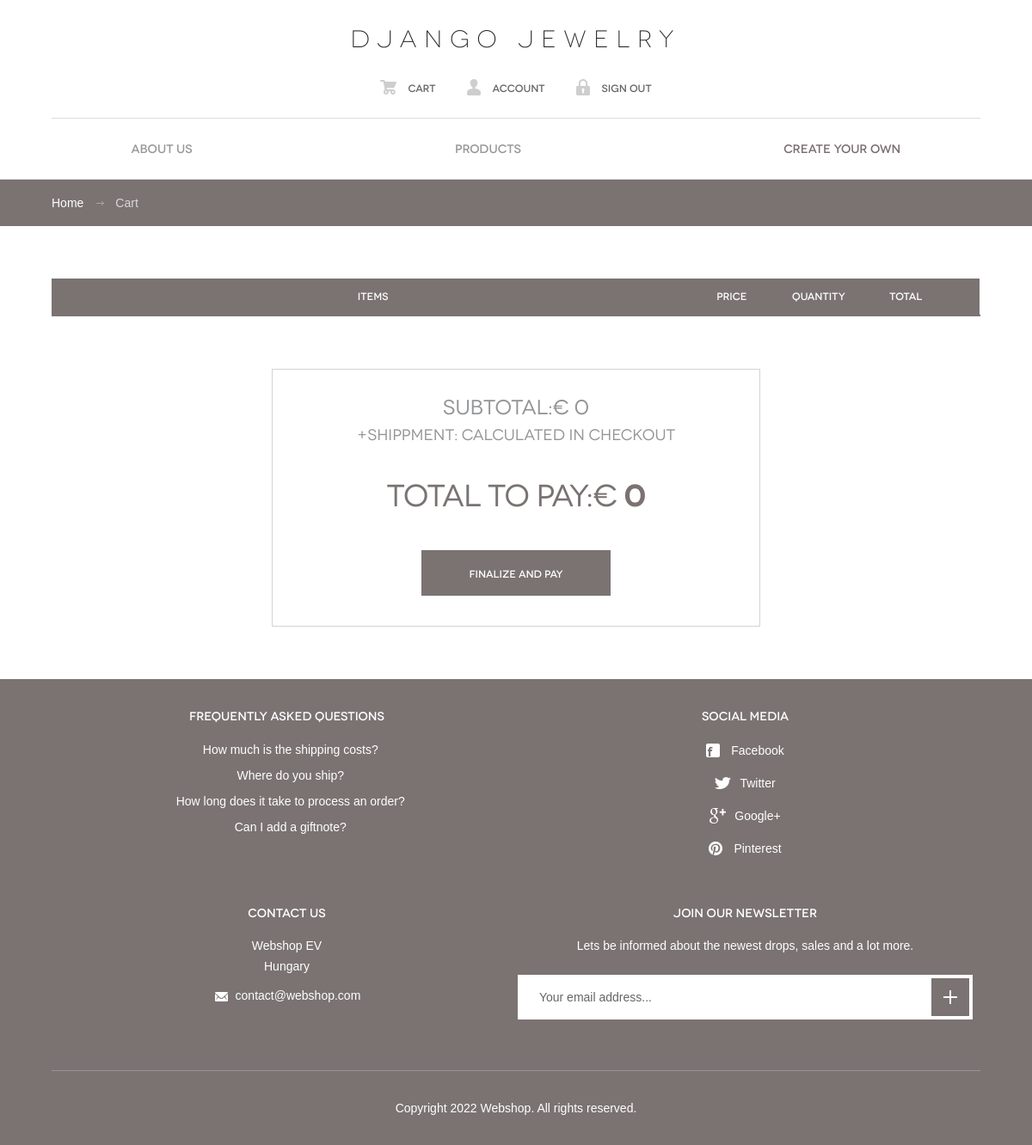
Page /cart/ (signed in) on the earlier database version.
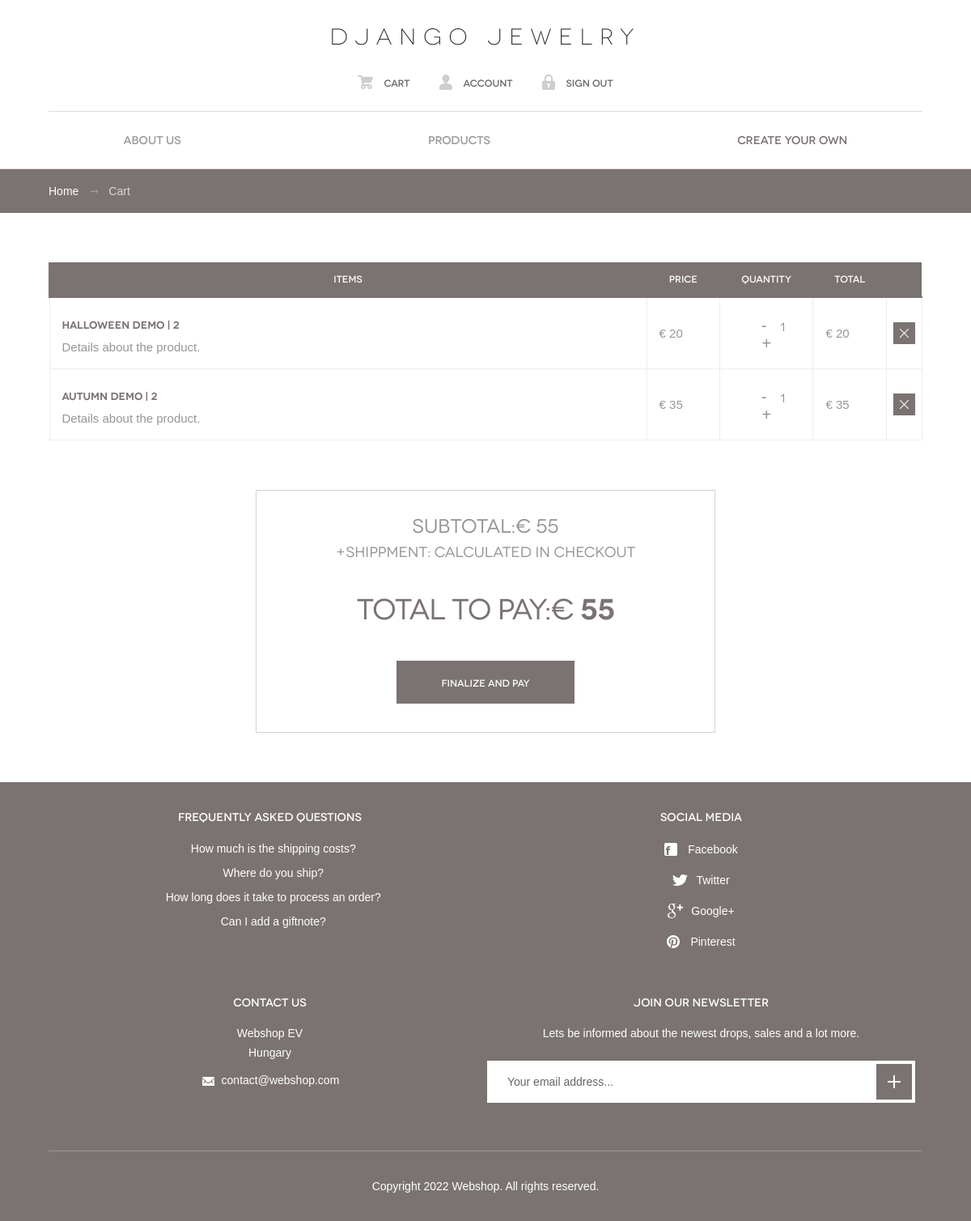
Same page on the later database version.
### home/models.py (models this page shows, shortened)
class CartItem(models.Model):
    id = models.UUIDField(primary_key=True, default=uuid.uuid4, editable= True)
    user = models.ForeignKey(User, on_delete=models.CASCADE)
    Jewelry = models.ForeignKey(Jewelry, on_delete=models.CASCADE)
    quantity = models.IntegerField(default=1)
    totalprice = models.IntegerField(default=0)

class Jewelry(models.Model):
    views = models.IntegerField(default=0)
    id = models.UUIDField(primary_key=True, default=uuid.uuid4, editable= False)
    topics = models.ForeignKey(Topic, on_delete=models.SET_NULL, null=True)
    color = models.ManyToManyField(Color)
    tag = models.ManyToManyField(Tag)
    name = models.CharField(max_length=80)
    description = models.TextField(null=True, blank=True)
    imagemain = models.ImageField(upload_to="Jewelry_banners/", default="static/images/icons/user.svg", blank=False)
    image2 = models.ImageField(upload_to="Jewelry_banners/", default="static/images/icons/user.svg", blank=True)
    image3 = models.ImageField(upload_to="Jewelry_banners", default="static/images/icons/user.svg", blank=True)
    image4 = models.ImageField(upload_to="Jewelry_banners", default="static/images/icons/user.svg", blank=True)
    image5 = models.ImageField(upload_to="Jewelry_banners", default="static/images/icons/user.svg", blank=True)
    image6 = models.ImageField(upload_to="Jewelry_banners", default="static/images/icons/user.svg", blank=True)
    price = models.IntegerField(default=0)
    newcoming = models.BooleanField(default=True)
    updated = models.DateTimeField(auto_now=True)
    created = models.DateField(auto_now_add=True)
    class Meta:
        ordering = ['-updated', '-created']

### home/views.py (the view)
# urls.py: path('cart/', views.cart, name="cart"),
@login_required(login_url='login')
def cart(request):
    cart_items = CartItem.objects.filter(user=request.user)
    price = 0
    for cart_item in cart_items:
        price += cart_item.totalprice
    context = {'cart_items':cart_items, 'price':price}
    return render(request, 'home/cart.html', context)

### home/templates/home/cart.html (shortened to what this page needs)
{% extends 'main.html' %}
{% block content %}
	<div id="breadcrumbs">
		<div class="container content-container">
			<ul>
				<li><a href="#">Home</a></li>
				<li>Cart</li>
			</ul>
		</div>
	</div>
	<div id="body">
		<div class="container content-container">
			<div id="content" class="full">
				<div class="cart-table">
					<table>
						<tr>
							<th class="items">Items</th>
							<th class="price">Price</th>
							<th class="qnt">Quantity</th>
							<th class="total">Total</th>
							<th class="delete"></th>
						</tr>
						{% for cart_item in cart_items %}
							<tr>
								<td class="items">
									<h3><a href="#">{{cart_item.Jewelry.name}}</a></h3>
									<p>{{cart_item.Jewelry.description}}</p>
								</td>
								<td class="price">€ {{cart_item.Jewelry.price}}</td>
								<td class="qnt">
									<div class="qty mt-5">
										<h2 class="Quantity"><a href="{% if cart_item.quantity > 1 %}{% url 'quantitysubs' cart_item.id %}{% endif %}"><span class="minus bg-dark">-</span></a>{{cart_item.quantity}}<a href="{% url 'quantityadd' cart_item.id %}"><span class="plus bg-dark">+</span></a></h2>
									</div>
								</td>
								<td class="total">€ {{cart_item.totalprice}}</td>
								<td class="delete"><a href="{% url 'deleteitem' cart_item.id %}" class="ico-del"></a></td>
							</tr>
						{% endfor %}
					</table>
				</div>
				<div class="total-count">
					<h4>Subtotal:€ {{price}}</h4>
					<p>+shippment: Calculated in checkout</p>
					<h3>Total to pay:€ <strong>{{price}}</strong></h3>
					<a href="{% url 'order' %}" class="btn-grey">Finalize and pay</a>
				</div>
			</div>
		</div>
	</div>
{% endblock %}

Differences in the rows shown:
added CartItem: Jewelry.name "Halloween Demo | 2", Jewelry.description "Details about the product.", Jewelry.price "20", quantity "1", totalprice "20"
added CartItem: Jewelry.name "Autumn Demo | 2", Jewelry.description "Details about the product.", Jewelry.price "35", quantity "1", totalprice "35"
Other differences:
{{ price }}: "0" → "55"
